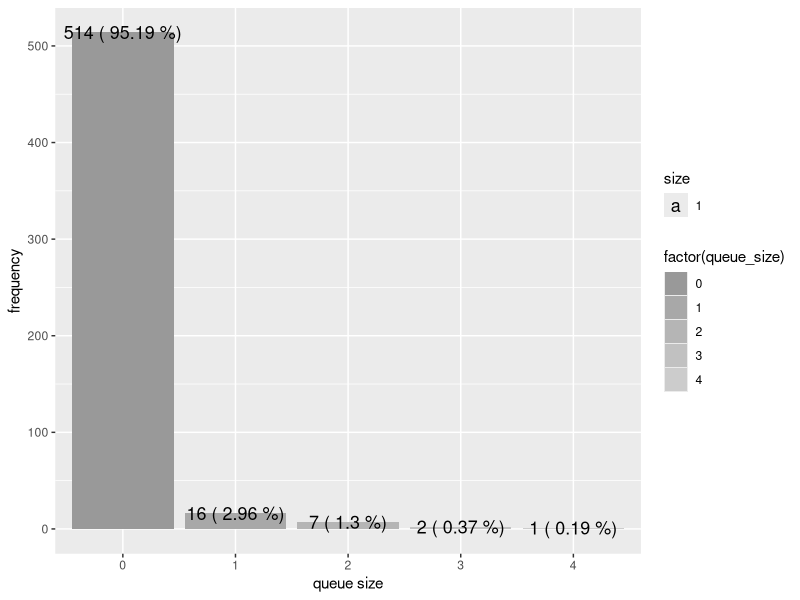
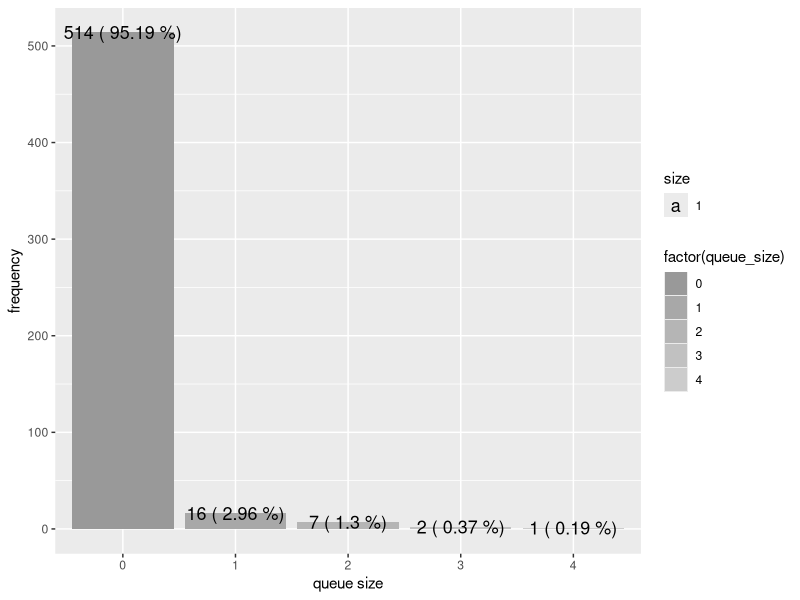

Write R code to recreate these figures, in order.
require(ggplot2)

data <- read.table("simulation1.csv",header=TRUE,sep=",")
#print(data)
df <- data.frame(table(data$X170))
colnames(df) <- c("queue_size","frequency")
percent_labels <- paste(df$frequency,'(',round(df$frequency * 100 /540, 2), '%)')
print(percent_labels)
print(df)


ggplot(data=df) + scale_fill_grey(start = 0.6, end = 0.8) + 
geom_bar(stat = "identity",aes(x = queue_size, y = frequency, fill = factor(queue_size)))+
geom_text(aes(x=queue_size,y=frequency,label = percent_labels,size = 1)) +
scale_y_continuous("frequency")+
scale_x_discrete("queue size")
ggsave("frequency.jpg")    
